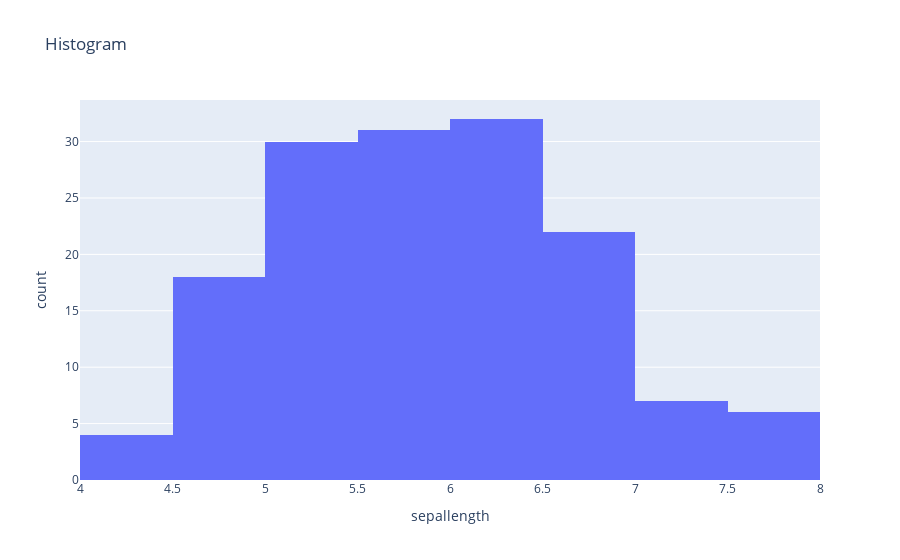

Write notebook code for a chart like this one.
### Code cell
fig = px.histogram(df, x='sepallength', title='Histogram')
fig.show()

### Figure 1 — Plotly figure (JSON) as saved in the notebook; plotly's stock layout.template omitted (floating-point values rounded to 4 significant figures; data arrays with more than 128 entries replaced by an {"elided": "..."} marker saying what was removed)
{"data": [{"alignmentgroup": "True", "bingroup": "x", "hovertemplate": "sepallength=%{x}<br>count=%{y}<extra></extra>", "legendgroup": "", "marker": {"color": "#636efa", "pattern": {"shape": ""}}, "name": "", "offsetgroup": "", "orientation": "v", "showlegend": false, "type": "histogram", "x": {"elided": "150 float values"}, "xaxis": "x", "yaxis": "y"}], "layout": {"barmode": "relative", "legend": {"tracegroupgap": 0}, "title": {"text": "Histogram"}, "xaxis": {"anchor": "y", "domain": [0, 1], "title": {"text": "sepallength"}}, "yaxis": {"anchor": "x", "domain": [0, 1], "title": {"text": "count"}}}}
